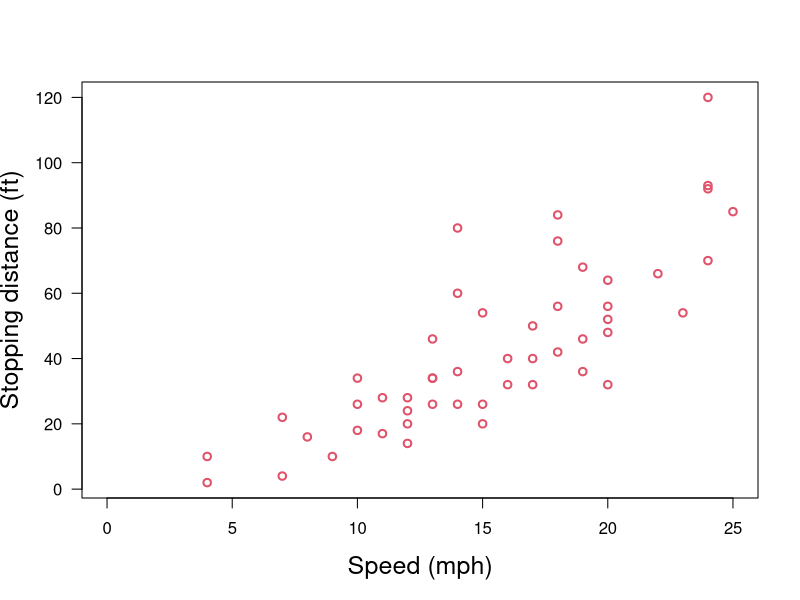

Here is the R script that generated this plot:
## ---- chunk 1
plot(cars, xlab = "Speed (mph)", ylab = "Stopping distance (ft)",
    las = 1, xlim = c(0, 25), lwd = 2, cex.lab = 1.5, col = 2)
